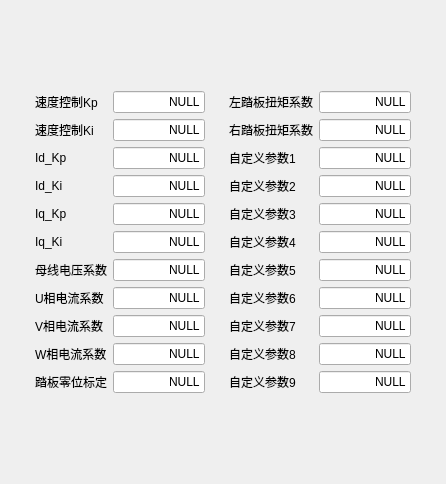
<?xml version="1.0" encoding="UTF-8"?>
<ui version="4.0">
 <class>Calibration</class>
 <widget class="QWidget" name="Calibration">
  <property name="geometry">
   <rect>
    <x>0</x>
    <y>0</y>
    <width>446</width>
    <height>484</height>
   </rect>
  </property>
  <property name="windowTitle">
   <string>Form</string>
  </property>
  <layout class="QGridLayout" name="gridLayout_3">
   <item row="1" column="0">
    <layout class="QHBoxLayout" name="horizontalLayout">
     <item>
      <spacer name="horizontalSpacer">
       <property name="orientation">
        <enum>Qt::Horizontal</enum>
       </property>
       <property name="sizeHint" stdset="0">
        <size>
         <width>40</width>
         <height>20</height>
        </size>
       </property>
      </spacer>
     </item>
     <item>
      <layout class="QGridLayout" name="gridLayout">
       <item row="0" column="0">
        <widget class="QLabel" name="Ctr_0x00_lable">
         <property name="text">
          <string>速度控制Kp</string>
         </property>
        </widget>
       </item>
       <item row="0" column="1">
        <widget class="QLineEdit" name="cal_0x00_lineEdit">
         <property name="sizePolicy">
          <sizepolicy hsizetype="Expanding" vsizetype="Preferred">
           <horstretch>0</horstretch>
           <verstretch>0</verstretch>
          </sizepolicy>
         </property>
         <property name="layoutDirection">
          <enum>Qt::RightToLeft</enum>
         </property>
         <property name="text">
          <string>NULL</string>
         </property>
         <property name="alignment">
          <set>Qt::AlignRight|Qt::AlignTrailing|Qt::AlignVCenter</set>
         </property>
        </widget>
       </item>
       <item row="1" column="0">
        <widget class="QLabel" name="Ctr_0x01_lable">
         <property name="text">
          <string>速度控制Ki</string>
         </property>
        </widget>
       </item>
       <item row="1" column="1">
        <widget class="QLineEdit" name="cal_0x01_lineEdit">
         <property name="sizePolicy">
          <sizepolicy hsizetype="Expanding" vsizetype="Preferred">
           <horstretch>0</horstretch>
           <verstretch>0</verstretch>
          </sizepolicy>
         </property>
         <property name="layoutDirection">
          <enum>Qt::RightToLeft</enum>
         </property>
         <property name="text">
          <string>NULL</string>
         </property>
         <property name="alignment">
          <set>Qt::AlignRight|Qt::AlignTrailing|Qt::AlignVCenter</set>
         </property>
        </widget>
       </item>
       <item row="2" column="0">
        <widget class="QLabel" name="Ctr_0x02_lable">
         <property name="text">
          <string>Id_Kp</string>
         </property>
        </widget>
       </item>
       <item row="2" column="1">
        <widget class="QLineEdit" name="cal_0x02_lineEdit">
         <property name="sizePolicy">
          <sizepolicy hsizetype="Expanding" vsizetype="Preferred">
           <horstretch>0</horstretch>
           <verstretch>0</verstretch>
          </sizepolicy>
         </property>
         <property name="layoutDirection">
          <enum>Qt::RightToLeft</enum>
         </property>
         <property name="text">
          <string>NULL</string>
         </property>
         <property name="alignment">
          <set>Qt::AlignRight|Qt::AlignTrailing|Qt::AlignVCenter</set>
         </property>
        </widget>
       </item>
       <item row="3" column="0">
        <widget class="QLabel" name="Ctr_0x03_lable">
         <property name="text">
          <string>Id_Ki</string>
         </property>
        </widget>
       </item>
       <item row="3" column="1">
        <widget class="QLineEdit" name="cal_0x03_lineEdit">
         <property name="sizePolicy">
          <sizepolicy hsizetype="Expanding" vsizetype="Preferred">
           <horstretch>0</horstretch>
           <verstretch>0</verstretch>
          </sizepolicy>
         </property>
         <property name="layoutDirection">
          <enum>Qt::RightToLeft</enum>
         </property>
         <property name="text">
          <string>NULL</string>
         </property>
         <property name="alignment">
          <set>Qt::AlignRight|Qt::AlignTrailing|Qt::AlignVCenter</set>
         </property>
        </widget>
       </item>
       <item row="4" column="0">
        <widget class="QLabel" name="Ctr_0x04_lable">
         <property name="text">
          <string>Iq_Kp</string>
         </property>
        </widget>
       </item>
       <item row="4" column="1">
        <widget class="QLineEdit" name="cal_0x04_lineEdit">
         <property name="sizePolicy">
          <sizepolicy hsizetype="Expanding" vsizetype="Preferred">
           <horstretch>0</horstretch>
           <verstretch>0</verstretch>
          </sizepolicy>
         </property>
         <property name="text">
          <string>NULL</string>
         </property>
         <property name="alignment">
          <set>Qt::AlignRight|Qt::AlignTrailing|Qt::AlignVCenter</set>
         </property>
        </widget>
       </item>
       <item row="5" column="0">
        <widget class="QLabel" name="Ctr_0x05_lable">
         <property name="text">
          <string>Iq_Ki</string>
         </property>
        </widget>
       </item>
       <item row="5" column="1">
        <widget class="QLineEdit" name="cal_0x05_lineEdit">
         <property name="sizePolicy">
          <sizepolicy hsizetype="Expanding" vsizetype="Preferred">
           <horstretch>0</horstretch>
           <verstretch>0</verstretch>
          </sizepolicy>
         </property>
         <property name="text">
          <string>NULL</string>
         </property>
         <property name="alignment">
          <set>Qt::AlignRight|Qt::AlignTrailing|Qt::AlignVCenter</set>
         </property>
        </widget>
       </item>
       <item row="6" column="0">
        <widget class="QLabel" name="Ctr_0x06_lable">
         <property name="text">
          <string>母线电压系数</string>
         </property>
        </widget>
       </item>
       <item row="6" column="1">
        <widget class="QLineEdit" name="cal_0x06_lineEdit">
         <property name="sizePolicy">
          <sizepolicy hsizetype="Expanding" vsizetype="Preferred">
           <horstretch>0</horstretch>
           <verstretch>0</verstretch>
          </sizepolicy>
         </property>
         <property name="text">
          <string>NULL</string>
         </property>
         <property name="alignment">
          <set>Qt::AlignRight|Qt::AlignTrailing|Qt::AlignVCenter</set>
         </property>
        </widget>
       </item>
       <item row="7" column="0">
        <widget class="QLabel" name="Ctr_0x07_lable">
         <property name="text">
          <string>U相电流系数</string>
         </property>
        </widget>
       </item>
       <item row="7" column="1">
        <widget class="QLineEdit" name="cal_0x07_lineEdit">
         <property name="sizePolicy">
          <sizepolicy hsizetype="Expanding" vsizetype="Preferred">
           <horstretch>0</horstretch>
           <verstretch>0</verstretch>
          </sizepolicy>
         </property>
         <property name="text">
          <string>NULL</string>
         </property>
         <property name="alignment">
          <set>Qt::AlignRight|Qt::AlignTrailing|Qt::AlignVCenter</set>
         </property>
        </widget>
       </item>
       <item row="8" column="0">
        <widget class="QLabel" name="Ctr_0x08_lable">
         <property name="text">
          <string>V相电流系数</string>
         </property>
        </widget>
       </item>
       <item row="8" column="1">
        <widget class="QLineEdit" name="cal_0x08_lineEdit">
         <property name="sizePolicy">
          <sizepolicy hsizetype="Expanding" vsizetype="Preferred">
           <horstretch>0</horstretch>
           <verstretch>0</verstretch>
          </sizepolicy>
         </property>
         <property name="text">
          <string>NULL</string>
         </property>
         <property name="alignment">
          <set>Qt::AlignRight|Qt::AlignTrailing|Qt::AlignVCenter</set>
         </property>
        </widget>
       </item>
       <item row="9" column="0">
        <widget class="QLabel" name="Ctr_0x09_lable">
         <property name="text">
          <string>W相电流系数</string>
         </property>
        </widget>
       </item>
       <item row="9" column="1">
        <widget class="QLineEdit" name="cal_0x09_lineEdit">
         <property name="sizePolicy">
          <sizepolicy hsizetype="Preferred" vsizetype="Preferred">
           <horstretch>0</horstretch>
           <verstretch>0</verstretch>
          </sizepolicy>
         </property>
         <property name="text">
          <string>NULL</string>
         </property>
         <property name="alignment">
          <set>Qt::AlignRight|Qt::AlignTrailing|Qt::AlignVCenter</set>
         </property>
        </widget>
       </item>
       <item row="10" column="0">
        <widget class="QLabel" name="Ctr_0x0A_lable">
         <property name="text">
          <string>踏板零位标定</string>
         </property>
        </widget>
       </item>
       <item row="10" column="1">
        <widget class="QLineEdit" name="cal_0x0A_lineEdit">
         <property name="sizePolicy">
          <sizepolicy hsizetype="Expanding" vsizetype="Preferred">
           <horstretch>0</horstretch>
           <verstretch>0</verstretch>
          </sizepolicy>
         </property>
         <property name="text">
          <string>NULL</string>
         </property>
         <property name="alignment">
          <set>Qt::AlignRight|Qt::AlignTrailing|Qt::AlignVCenter</set>
         </property>
        </widget>
       </item>
      </layout>
     </item>
     <item>
      <spacer name="horizontalSpacer_3">
       <property name="orientation">
        <enum>Qt::Horizontal</enum>
       </property>
       <property name="sizeHint" stdset="0">
        <size>
         <width>34</width>
         <height>20</height>
        </size>
       </property>
      </spacer>
     </item>
     <item>
      <layout class="QGridLayout" name="gridLayout_2">
       <item row="0" column="0">
        <widget class="QLabel" name="Ctr_0x0B_lable">
         <property name="text">
          <string>左踏板扭矩系数</string>
         </property>
        </widget>
       </item>
       <item row="0" column="1">
        <widget class="QLineEdit" name="cal_0x0B_lineEdit">
         <property name="sizePolicy">
          <sizepolicy hsizetype="Expanding" vsizetype="Preferred">
           <horstretch>0</horstretch>
           <verstretch>0</verstretch>
          </sizepolicy>
         </property>
         <property name="text">
          <string>NULL</string>
         </property>
         <property name="alignment">
          <set>Qt::AlignRight|Qt::AlignTrailing|Qt::AlignVCenter</set>
         </property>
        </widget>
       </item>
       <item row="1" column="0">
        <widget class="QLabel" name="Ctr_0x0C_lable">
         <property name="text">
          <string>右踏板扭矩系数</string>
         </property>
        </widget>
       </item>
       <item row="1" column="1">
        <widget class="QLineEdit" name="cal_0x0C_lineEdit">
         <property name="sizePolicy">
          <sizepolicy hsizetype="Expanding" vsizetype="Preferred">
           <horstretch>0</horstretch>
           <verstretch>0</verstretch>
          </sizepolicy>
         </property>
         <property name="text">
          <string>NULL</string>
         </property>
         <property name="alignment">
          <set>Qt::AlignRight|Qt::AlignTrailing|Qt::AlignVCenter</set>
         </property>
        </widget>
       </item>
       <item row="2" column="0">
        <widget class="QLabel" name="Ctr_0x0D_lable">
         <property name="text">
          <string>自定义参数1</string>
         </property>
        </widget>
       </item>
       <item row="2" column="1">
        <widget class="QLineEdit" name="cal_0x0D_lineEdit">
         <property name="sizePolicy">
          <sizepolicy hsizetype="Expanding" vsizetype="Preferred">
           <horstretch>0</horstretch>
           <verstretch>0</verstretch>
          </sizepolicy>
         </property>
         <property name="text">
          <string>NULL</string>
         </property>
         <property name="alignment">
          <set>Qt::AlignRight|Qt::AlignTrailing|Qt::AlignVCenter</set>
         </property>
        </widget>
       </item>
       <item row="3" column="0">
        <widget class="QLabel" name="Ctr_0x0D_lable_2">
         <property name="text">
          <string>自定义参数2</string>
         </property>
        </widget>
       </item>
       <item row="3" column="1">
        <widget class="QLineEdit" name="cal_0x0E_lineEdit">
         <property name="sizePolicy">
          <sizepolicy hsizetype="Expanding" vsizetype="Preferred">
           <horstretch>0</horstretch>
           <verstretch>0</verstretch>
          </sizepolicy>
         </property>
         <property name="text">
          <string>NULL</string>
         </property>
         <property name="alignment">
          <set>Qt::AlignRight|Qt::AlignTrailing|Qt::AlignVCenter</set>
         </property>
        </widget>
       </item>
       <item row="4" column="0">
        <widget class="QLabel" name="Ctr_0x0E_lable">
         <property name="text">
          <string>自定义参数3</string>
         </property>
        </widget>
       </item>
       <item row="4" column="1">
        <widget class="QLineEdit" name="cal_0x0F_lineEdit">
         <property name="sizePolicy">
          <sizepolicy hsizetype="Expanding" vsizetype="Preferred">
           <horstretch>0</horstretch>
           <verstretch>0</verstretch>
          </sizepolicy>
         </property>
         <property name="text">
          <string>NULL</string>
         </property>
         <property name="alignment">
          <set>Qt::AlignRight|Qt::AlignTrailing|Qt::AlignVCenter</set>
         </property>
        </widget>
       </item>
       <item row="5" column="0">
        <widget class="QLabel" name="Ctr_0x0F_lable">
         <property name="text">
          <string>自定义参数4</string>
         </property>
        </widget>
       </item>
       <item row="5" column="1">
        <widget class="QLineEdit" name="cal_0x10_lineEdit">
         <property name="sizePolicy">
          <sizepolicy hsizetype="Expanding" vsizetype="Preferred">
           <horstretch>0</horstretch>
           <verstretch>0</verstretch>
          </sizepolicy>
         </property>
         <property name="text">
          <string>NULL</string>
         </property>
         <property name="alignment">
          <set>Qt::AlignRight|Qt::AlignTrailing|Qt::AlignVCenter</set>
         </property>
        </widget>
       </item>
       <item row="6" column="0">
        <widget class="QLabel" name="Ctr_0x10_lable">
         <property name="text">
          <string>自定义参数5</string>
         </property>
        </widget>
       </item>
       <item row="6" column="1">
        <widget class="QLineEdit" name="cal_0x11_lineEdit">
         <property name="sizePolicy">
          <sizepolicy hsizetype="Expanding" vsizetype="Preferred">
           <horstretch>0</horstretch>
           <verstretch>0</verstretch>
          </sizepolicy>
         </property>
         <property name="text">
          <string>NULL</string>
         </property>
         <property name="alignment">
          <set>Qt::AlignRight|Qt::AlignTrailing|Qt::AlignVCenter</set>
         </property>
        </widget>
       </item>
       <item row="7" column="0">
        <widget class="QLabel" name="Ctr_0x11_lable">
         <property name="text">
          <string>自定义参数6</string>
         </property>
        </widget>
       </item>
       <item row="7" column="1">
        <widget class="QLineEdit" name="cal_0x12_lineEdit">
         <property name="sizePolicy">
          <sizepolicy hsizetype="Expanding" vsizetype="Preferred">
           <horstretch>0</horstretch>
           <verstretch>0</verstretch>
          </sizepolicy>
         </property>
         <property name="text">
          <string>NULL</string>
         </property>
         <property name="alignment">
          <set>Qt::AlignRight|Qt::AlignTrailing|Qt::AlignVCenter</set>
         </property>
        </widget>
       </item>
       <item row="8" column="0">
        <widget class="QLabel" name="Ctr_0x12_lable">
         <property name="text">
          <string>自定义参数7</string>
         </property>
        </widget>
       </item>
       <item row="8" column="1">
        <widget class="QLineEdit" name="cal_0x13_lineEdit">
         <property name="sizePolicy">
          <sizepolicy hsizetype="Expanding" vsizetype="Preferred">
           <horstretch>0</horstretch>
           <verstretch>0</verstretch>
          </sizepolicy>
         </property>
         <property name="text">
          <string>NULL</string>
         </property>
         <property name="alignment">
          <set>Qt::AlignRight|Qt::AlignTrailing|Qt::AlignVCenter</set>
         </property>
        </widget>
       </item>
       <item row="9" column="0">
        <widget class="QLabel" name="Ctr_0x13_lable">
         <property name="text">
          <string>自定义参数8</string>
         </property>
        </widget>
       </item>
       <item row="9" column="1">
        <widget class="QLineEdit" name="cal_0x14_lineEdit">
         <property name="sizePolicy">
          <sizepolicy hsizetype="Expanding" vsizetype="Preferred">
           <horstretch>0</horstretch>
           <verstretch>0</verstretch>
          </sizepolicy>
         </property>
         <property name="text">
          <string>NULL</string>
         </property>
         <property name="alignment">
          <set>Qt::AlignRight|Qt::AlignTrailing|Qt::AlignVCenter</set>
         </property>
        </widget>
       </item>
       <item row="10" column="0">
        <widget class="QLabel" name="Ctr_0x14_lable">
         <property name="text">
          <string>自定义参数9</string>
         </property>
        </widget>
       </item>
       <item row="10" column="1">
        <widget class="QLineEdit" name="cal_0x15_lineEdit">
         <property name="sizePolicy">
          <sizepolicy hsizetype="Expanding" vsizetype="Preferred">
           <horstretch>0</horstretch>
           <verstretch>0</verstretch>
          </sizepolicy>
         </property>
         <property name="text">
          <string>NULL</string>
         </property>
         <property name="alignment">
          <set>Qt::AlignRight|Qt::AlignTrailing|Qt::AlignVCenter</set>
         </property>
        </widget>
       </item>
      </layout>
     </item>
     <item>
      <spacer name="horizontalSpacer_2">
       <property name="orientation">
        <enum>Qt::Horizontal</enum>
       </property>
       <property name="sizeHint" stdset="0">
        <size>
         <width>40</width>
         <height>20</height>
        </size>
       </property>
      </spacer>
     </item>
    </layout>
   </item>
   <item row="0" column="0">
    <spacer name="verticalSpacer">
     <property name="orientation">
      <enum>Qt::Vertical</enum>
     </property>
     <property name="sizeHint" stdset="0">
      <size>
       <width>20</width>
       <height>40</height>
      </size>
     </property>
    </spacer>
   </item>
   <item row="2" column="0">
    <spacer name="verticalSpacer_2">
     <property name="orientation">
      <enum>Qt::Vertical</enum>
     </property>
     <property name="sizeHint" stdset="0">
      <size>
       <width>20</width>
       <height>40</height>
      </size>
     </property>
    </spacer>
   </item>
  </layout>
  <zorder></zorder>
  <zorder>verticalSpacer</zorder>
  <zorder>verticalSpacer_2</zorder>
 </widget>
 <resources/>
 <connections/>
</ui>
